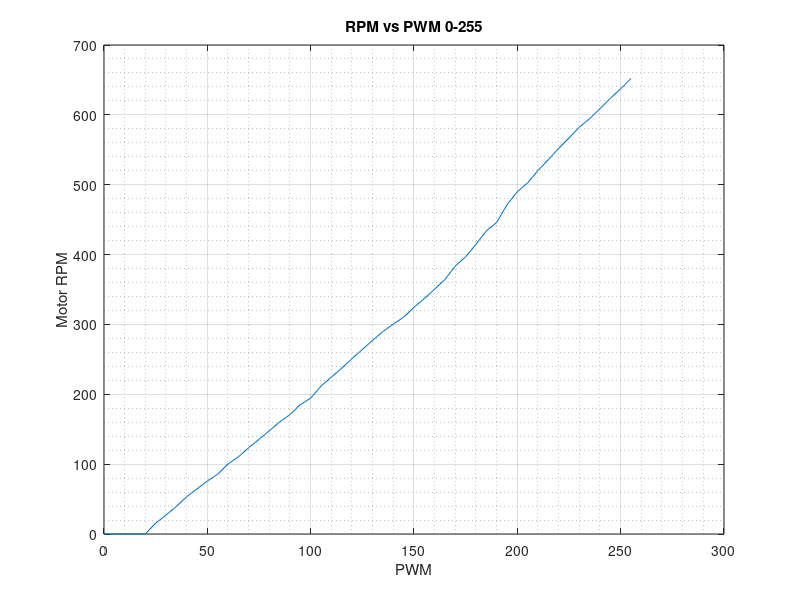

Here is the MATLAB script that generated this plot:
% Y-axis
RPM_values = [0 0 0 0 0 15.5 27.1 39.4 53.3 64.6 75.8 85.6 100.2 110.4 123.5 135.5 147.7 160.5 170.9 185.3 194.4 ...
              211.7 224.5 237.3 251 264.1 277.3 289.8 300.5 310.4 324.5 337 350.6 364.5 383.6 396.9 414.7 434 446 ...
              471.3 490 502.7 520.4 535.9 552 566.9 582.4 594.6 608.8 623.7 637.3 652.1]; 


% X-axis
PWM_values = 0: 5: 255;   


plot(PWM_values, RPM_values);
grid on;
grid minor;
xlabel("PWM");
ylabel("Motor RPM");
title("RPM vs PWM 0-255");
